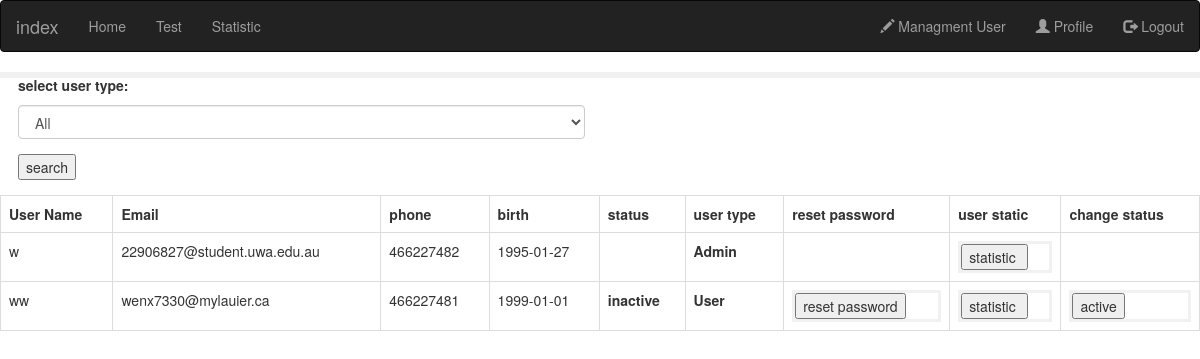
/managment (signed in), run on an earlier commit of the app's database.
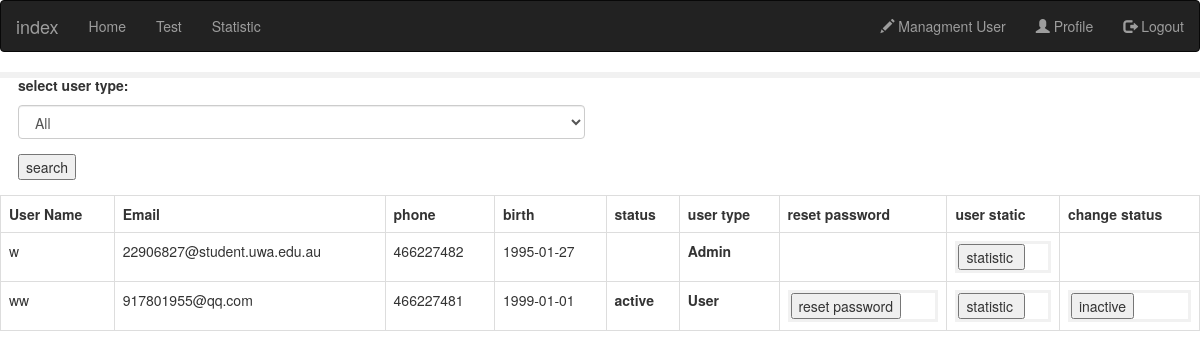
And on a later commit of the database.
### web/models.py (models this page shows, shortened)
class User(db.Model,UserMixin):
    id = db.Column(db.Integer, primary_key=True)
    username = db.Column(db.String(128), unique=True,nullable=False)
    email = db.Column(db.String(128), unique=True,nullable=False)
    password = db.Column(db.String(128), nullable=False)
    phone = db.Column(db.Integer)
    birth = db.Column(db.String(128))
    status = db.Column(db.Boolean)
    user_type = db.Column(db.Integer)

### web/user/routes.py (the view)
@user.route("/managment",methods=['POST','Get'])
def managment():
    form = UserSearchForm(request.form)
    user_type = None
    if current_user.is_authenticated and current_user.user_type == 1:
        if request.method == "POST":
           user_type = request.form.get('usertype_select')
        logger.debug(user_type)
        if user_type == None or user_type == str(0):
           user_items = User.query.all()
        else:
           user_items = User.query.filter_by(user_type=user_type)
        return render_template('user/managment.html', form= form,users=user_items)
    elif current_user.is_authenticated and current_user.user_type == 2:
        flash("You are not Admin user")
    else:
        return redirect(url_for('auth.login'))
    return render_template('user/reject.html')

### web/user/forms.py
class UserSearchForm(FlaskForm):
    user_type = [(0, 'All'),
               (1, 'Managment'),
               (2, 'User')]
    usertype_select = SelectField('select user type:', choices=user_type,coerce=int)
    search = SubmitField('search')

### web/models.py (called while the page is built)
@login_manager.user_loader
def load_user(user_id):
    return User.query.get(int(user_id))

### web/templates/user/managment.html (shortened to what this page needs)
{% extends "home.html" %}
{% block content %}
<div class="box box-primary">
    <div class="box-body">
        <form action="/managment" method="Post" role="form">
        <div class="col-md-6">
            <div class="form-group">
                <label>{{form.usertype_select.label}}</label>
                {{form.usertype_select(class_="form-control select2",placeholder="please select")}}
            </div>
            <div class="form-group">
                    {{form.search()}}
            </div>
        </div>
    </form>
        {% if users%}
        <table class="table table-bordered">
            <tr>
                <th>User Name</th>
                <th>Email</th>
                <th>phone</th>
                <th>birth</th>
                <th>status</th>
                <th>user type</th>
                <th>reset password</th>
                <th>user static</th>
                <th>change status</th>
            </tr>
            {% for row in users %}
                <tr>
                <td>{{row.username}}</td>
                <td>{{row.email}}</td>
                <td>{{row.phone}}</td>
                <td>{{row.birth}}</td>
                <td>
                        {% if row.id == current_user.id %}
                        {% else %}
                            {% if row.status == 1 %}
                                 <label >active </label>
                            {% else %}
                                 <label >inactive</label>
                            {% endif %}
                        {% endif %}
                </td>
                <td>
                {% if row.user_type == 1 %}
                <label >Admin </label>
                {% elif row.user_type ==  2%}
                <label >User </label>
                {% endif %}
                </td>
                <td>
                        {% if row.user_type == 2 %}
                            <form action="{{ url_for('user.reset_password', userid=row.id) }}" method="Get">
                                <input class="" type="submit" value="reset password">
                        {% endif %}
                </form>
                </td>
                 <td>
                            <form action="{{ url_for('user.statistic', userid=row.id) }}" method="Get">
                                <input class="" type="submit" value="statistic ">
                </form>
                </td>
                 <td>
                        {% if row.id == current_user.id %}
                        {% else %}
                            {% if row.status == 1 %}
                                <form action="{{ url_for('user.user_status', userid=row.id ,status=0) }}" method="POST">
                                <input class="" type="submit" value="inactive">
                            {% else %}
                                <form action="{{ url_for('user.user_status', userid=row.id,status=1) }}" method="POST">
                                <input class="" type="submit" value="active">
                            {% endif %}
                            </form>
                        {% endif %}
                </td>
            </tr>
            {% endfor %}
        </table>
        {% endif %}
    </div>
</div>
{% endblock %}

### web/templates/home.html (shortened to what this page needs)
<!DOCTYPE html>
<html>
    <head>
        <link rel="stylesheet" href="{{ url_for('static', filename='index.css') }}">
        <link rel="stylesheet" href="https://maxcdn.bootstrapcdn.com/bootstrap/3.4.1/css/bootstrap.min.css">
    </head>
    <body onload="windowonload()">
      <nav class="navbar navbar-inverse">
        <div class="container-fluid">
          <div class="navbar-header">
            <a class="navbar-brand" href="{{url_for('main.index')}}">index</a>
          </div>
          <ul class="nav navbar-nav">
                <li><a href="{{url_for('main.content')}}">Home</a></li>
              {% if not current_user.is_anonymous  %}
                <li><a href="{{url_for('main.test')}}">Test</a></li>
                <li><a href="{{url_for('main.statistic',userid=current_user.id)}}">Statistic</a></li>
              {% endif %}
          </ul>
            {% if current_user.is_anonymous  %}
            <ul class="nav navbar-nav navbar-right">
            <li><a href="{{url_for('auth.register')}}"><span class="glyphicon glyphicon-plus"></span> Sign Up</a></li>
            <li><a href="{{url_for('auth.login')}}"><span class="glyphicon glyphicon-log-in"></span> Login</a></li>
            </ul>
            {% else %}
                <ul class="nav navbar-nav navbar-right">
                {% if current_user.user_type == 1  %}
                <li><a href="{{url_for('user.managment')}}"><span class="glyphicon glyphicon-pencil"></span> Managment User</a></li>
                {% endif %}
                <li><a href="{{url_for('user.profile')}}"><span class="glyphicon glyphicon-user"></span> Profile</a></li>
                <li><a href="{{url_for('auth.logout')}}"><span class="glyphicon glyphicon-log-out"></span> Logout</a></li>
                </ul>
            {% endif %}
        </div>
      </nav>
        {% block content %}
        {% endblock %}
    </body>
</html>

### web/static/index.css (style rules this page uses)
form { border: 3px solid #f1f1f1; }

What changed in the data, as far as the page shows it:
changed User "ww": email "wenx7330@mylauier.ca" → "917801955@qq.com"; value "active" → "inactive"; status "inactive" → "active"
